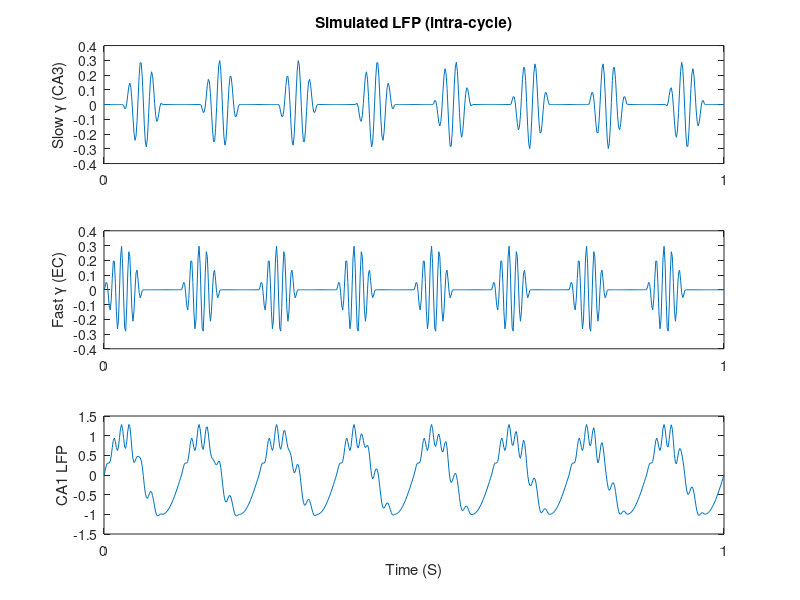

MATLAB code for this plot: (Note: this script raises an error after producing the figure.)
% Gamma LFP Model

function gammaSim3() 

fs = 600;              % Sampling frequency (samples per second)
dt = 1/fs;             % seconds per sample
StopTime = 1;        % seconds (~100s to run successfully)
t = (0:dt:StopTime)';  % seconds


F = 8;                 % theta frequency (hertz)
theta = sin(2*pi*F*t);

F = 55; % Hz                 
sGamma = sin(2*pi*F*t);
sgTheta = -sin(2*pi*8*t+pi/2);

F = 80; % Hz                
fGamma = sin(2*pi*F*t);

gScale = .3;
signal = theta + gScale * (fGamma .* relu(theta)) + gScale * (sGamma .* relu(sgTheta));

%%
figure('Position', [1 1 945 375]);
numPlts = 3;
subplot(numPlts,1,1)
plot(t,gScale * (sGamma .* relu(-sin(2*pi*8*t+pi/2))))
ylabel('Slow \gamma (CA3)','fontsize',11)
xticks([0 1]);
title('Simulated LFP (intra-cycle)')

subplot(numPlts,1,2)
plot(t,gScale * (fGamma .* relu(theta)))
ylabel('Fast \gamma (EC)','fontsize',11)
xticks([0 1]);


subplot(numPlts,1,3)
%plot(theta + gScale * (fGamma .* relu(theta)) + gScale * (sGamma .* relu(-theta)))
plot(t,signal)
ylabel('CA1 LFP','fontsize',11)
xlabel('Time (S)','fontsize',11)
xticks([0 1]);

if numPlts == 4
  subplot(numPlts,1,4)
  plot(t,theta); hold on; plot(t,sgTheta)
  ylabel('\theta''s','fontsize',14)
end


%% Generate theta mod gamma figure

[modindex, thetarange, gammarange, powPhsDists, bincenters,thetaamps_M,gammaamps_M,stdVals] = thetaModGamma_nonCMB(signal, fs,'filtParams',2,'stdGamma',1,'gammarange',[10:2:140],'thetarange',8);
%thetaPhaseAxis = [linspace(90,360,18)];
thetaPhaseAxis = linspace(-180,180,36); 
figure; imagesc(thetaPhaseAxis,gammarange,powPhsDists)
colormap 'jet';
title('Simulated theta mod gamma')
ylabel('Frequency (Hz)'); xlabel('\theta Phase')
%xticks([-80 90 270]);
%xticks(thetaPhaseAxis)
%
%h = colorbar; set(get(h,'label'),'string','Power (\mew V^{2})'); 
h = colorbar; ylabel(h, 'Power (\muV^{2})','rotation', 270, 'position', [2.7, 1.6, 0], 'fontsize',11);
axis xy; 


%% Thresholded gamma (Modes)



rt = relu(theta);
fgma = (fGamma .* rt);
zrt = rt ~= 0;
bw = buckWave(zrt);
%figure; plot(fgma.*bw);
fgmabw = fgma.*bw;

rt2 = relu(-sin(2*pi*8*t+pi/2));
sgma = (sGamma .* rt2);
zrt2 = rt2 ~= 0;
bw2 = buckWave(zrt2);
%figure; plot(sgma.*bw2);
sgmabw = sgma.*(1 - bw2); % flip bw2 so that they are offset

gScale = .3;
signal2 = theta + gScale * (fgmabw .* relu(theta)) + gScale * (sgmabw .* relu(sgTheta));



figure('Position', [1 1 945 375]); 
%hold on;
numPlts = 3;
subplot(numPlts,1,1);
plot(t,(gScale * sgmabw));
ylabel('Slow \gamma (CA3)','fontsize',11);
xticks([0 1]);
title('Simulated LFP (modes)')

subplot(numPlts,1,2);
plot(t,(gScale * fgmabw));
ylabel('Fast \gamma (EC)','fontsize',11);
xticks([0 1]);

subplot(numPlts,1,3);
%plot(theta + gScale * (fGamma .* relu(theta)) + gScale * (sGamma .* relu(-theta)))
plot(t,signal2)
ylabel('CA1 LFP','fontsize',11)
xlabel('Time (S)','fontsize',11)
xticks([0 1]);

if numPlts == 4
  subplot(numPlts,1,4)
  plot(t,theta); hold on; plot(t,sgTheta);
  ylabel('\theta''s','fontsize',14);
end


%% Generate theta mod gamma figure

[modindex, thetarange, gammarange2, powPhsDists2, bincenters,thetaamps_M,gammaamps_M,stdVals] = thetaModGamma_nonCMB(signal2, fs,'filtParams',2,'stdGamma',1,'gammarange',[10:2:140],'thetarange',8);
%thetaPhaseAxis = [linspace(90,360,18)];
thetaPhaseAxis = linspace(-180,180,36); 
figure; imagesc(thetaPhaseAxis,gammarange2,powPhsDists2)
colormap 'jet';
title('Simulated theta mod gamma (modes)')
ylabel('Frequency (Hz)'); xlabel('\theta Phase')
%xticks([-80 90 270]);
%xticks(thetaPhaseAxis)
%
%h = colorbar; set(get(h,'label'),'string','Power (\mew V^{2})'); 
h = colorbar; ylabel(h, 'Power (\muV^{2})','rotation', 270, 'position', [2.7, 1.6, 0], 'fontsize',11);
axis xy; 

%% Cycle stuff

  
  

end

function y = relu(x)
y = max(0,x);
end

function buckedWave = buckWave(wave)
% Takes a positive square wave, bucks

zrt = wave;
inds1 = find(diff(zrt)==1);
inds2 = find(diff(zrt)==-1);

ind2 =  inds2(2:4:end,:);
ind1 =  inds1(1:4:end,:);

buckedWave = zrt;
for ind = 1:size(ind2,1)
  buckedWave(ind1(ind):ind2(ind))=0;
end

end

function sm = findStreaks(x,i)
vd = diff([0 x' 0]); %the 0s ensure that there's always a pair of [+1 -1] in the diff
starts = find(vd == i);
ends = find(vd == -i); 
[sm, idx] = max(ends-starts);
end


function breakWave(x,t)
%https://www.mathworks.com/matlabcentral/answers/168261-i-need-a-code-to-separate-each-cycle-of-sine-wave
mcs = x .* circshift(x, [0 -1]);
zxix = find(mcs <= 0);
zx = nan(size(1:2:size(zxix,2)-1));
for k1 = 1:2:size(zxix,2)-1
  zx(k1) = interp1(x(zxix(k1):zxix(k1)+1), t(zxix(k1):zxix(k1)+1), 0);
end

if 1
  figure(1)
  plot(t, x)
  hold on
  plot(zx, zeros(size(zx)), '+r', 'MarkerSize',10)
  hold off
  grid
end
end

function y = sig(x)
y = 1./(1 + exp(-x));
end
